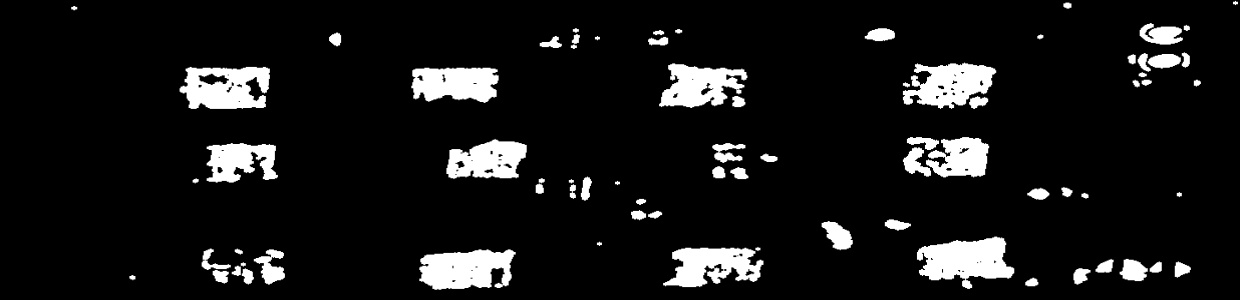
//> input picture Contours/1.jpg, 1240 x 300 px
$ ./Source   (built with g++ and OpenCV 4)
//> lines starting //> are read from the running program, lines starting //| are printed output that depends on the picture; after the words box and inside, x2 and y2 are one past the last pixel; in counts of white or black regions, pixels touching at a corner belong together
#include<iostream>
#include<opencv2/core/core.hpp>
#include<opencv2/highgui/highgui.hpp>
#include<opencv2/opencv.hpp>
#include<algorithm>

using namespace cv;
using namespace std;

void fillRunVectors(const Mat& bwImagetemp, int& NumberOfRuns, vector<int>& stRun, vector<int>& enRun, vector<int>& rowRun)
{
	Mat bwImage;
	threshold(bwImagetemp, bwImage, 100, 255, CV_THRESH_BINARY);
	imshow("1", bwImage);
	for (int i = 0; i < bwImage.rows; i++)
	{
		//uchar* rowData = bwImage.ptr<uchar>(i);
		//uchar* rowData = new uchar[bwImage.cols];
		vector<uchar> rowData;
		for (int k = 0; k < bwImage.cols; k++)
		{
			rowData.push_back(bwImage.at<uchar>(i, k));
		}

		if (rowData[0] == 255)
		{
			NumberOfRuns++;
			stRun.push_back(0);
			rowRun.push_back(i);
		}
		for (int j = 1; j < bwImage.cols; j++)
		{
			if (rowData[j-1] == 0 && rowData[j] == 255)			//列开始处
			{
				int aa = rowData[j - 1];
				int bb = rowData[j];
				NumberOfRuns++;
				stRun.push_back(j);
				rowRun.push_back(i);
			}
			else if (rowData[j-1] == 255 && rowData[j] == 0)	//列结束处
			{
				enRun.push_back(j - 1);
			}
		}
		if (rowData[bwImage.cols - 1])
		{
			enRun.push_back(bwImage.cols - 1);
		}
	}
}

void firstPass(vector<int>& stRun, vector<int>& enRun, vector<int>& rowRun, int NumberOfRuns, vector<int>& runLabels, vector<pair<int, int>>& equicalences, int offset)
{
	runLabels.assign(NumberOfRuns, 0);   //（元素个数，要初始化的值）
	int idxLabel = 1;
	int curRowIdx = 0;
	int firstRunOnCur = 0;
	int firstRunOnPre = 0;
	int lastRunOnPre = -1;
	int maxDif = 0;
	for (int i = 0; i < NumberOfRuns; i++)
	{
		if (rowRun[i] != curRowIdx)		//如果是该行的第一个run，则更新上一行第一个run的最后一个run的序号
		{
			curRowIdx = rowRun[i];		//更新行的序号
			firstRunOnPre = firstRunOnCur;
			lastRunOnPre = i;
			firstRunOnCur = i;
		}
		for (int j = firstRunOnPre; j < lastRunOnPre; j++)		//遍历上一行的所有run，判断是否当前run有重合的区域
		{
			//区域重合且处于相邻的两行
			if (stRun[i] <= enRun[j] + offset && enRun[i] >= stRun[j] - offset && rowRun[i] == rowRun[j] + 1)	//offset：4邻接、8邻接，值为0或1
			{
				if (runLabels[i] == 0)					//没有被标号过
				{
					runLabels[i] = runLabels[j];
				}
				else if (runLabels[i] != runLabels[j])	//已经被标号
				{
					equicalences.push_back(make_pair(runLabels[i], runLabels[j]));	//保存等价对
				}
			}
			if ((lastRunOnPre - firstRunOnPre)>maxDif)
			{
				maxDif = lastRunOnPre - firstRunOnPre;
			}
		}
		if (runLabels[i] == 0)		//没有与前一列任何run重合
		{
			runLabels[i] = idxLabel++;
		}
	}
}

void replaceSameLabel(vector<int>& runLabels, vector<pair<int, int>>& equivalence)
{
	int maxLabel = *max_element(runLabels.begin(), runLabels.end());
	vector<vector<bool>> eqTab(maxLabel, vector<bool>(maxLabel, false));
	vector<pair<int, int>>::iterator vecPairIt = equivalence.begin();
	while (vecPairIt != equivalence.end())
	{
		eqTab[vecPairIt->first - 1][vecPairIt->second - 1] = true;
		eqTab[vecPairIt->second - 1][vecPairIt->first - 1] = true;
		vecPairIt++;
	}
	vector<int> labelFlag(maxLabel, 0);
	vector<vector<int>> equaList;
	vector<int> tempList;
	cout << maxLabel << endl;
	int maxOne = 0;
	int maxTwo = 0;
	for (int i = 1; i <= maxLabel; i++)
	{
		if (labelFlag[i - 1])
		{
			continue;
		}
		labelFlag[i - 1] = equaList.size() + 1;
		tempList.push_back(i);
		int tempSize = tempList.size();
		for (vector<int>::size_type j = 0; j < tempList.size(); j++)
		{
			if (tempList.size() > maxOne)
			{
				maxOne = tempList.size();
			}
			int eqSize = eqTab[tempList[j] - 1].size();
			for (vector<bool>::size_type k = 0; k < eqTab[tempList[j] - 1].size(); k++)
			{
				if (eqTab[tempList[j] - 1].size() > maxTwo)
				{
					maxTwo = eqTab[tempList[j] - 1].size();
				}
				if (eqTab[tempList[j] - 1][k] && !labelFlag[k])
				{
					tempList.push_back(k + 1);
					labelFlag[k] = equaList.size() + 1;
				}
			}
		}
		equaList.push_back(tempList);
		tempList.clear();
	}
	cout << equaList.size() << endl;
	for (vector<int>::size_type i = 0; i < runLabels.size(); i++)
	{
		runLabels[i] = labelFlag[runLabels[i] - 1];
	}
}

void main()
{
	// [29 lines of commented-out code are left out]

	Mat srcImage = imread("1.JPG", 0);
//> srcImage is the input picture: 300 rows x 1240 cols, CV_8UC1; min 0, max 255, mean 22.6
	int numberOfRuns = 0;
	vector<int> stRun;
	vector<int> enRun;
	vector<int> rowRun;
	vector<int> runLabels;
	vector<pair<int, int>> equicalences;
	int offset = 1;
	fillRunVectors(srcImage, numberOfRuns, stRun, enRun, rowRun);
//> in fillRunVectors, `threshold(bwImagetemp, bwImage, 100, 255, CV_THRESH_BINARY);`:
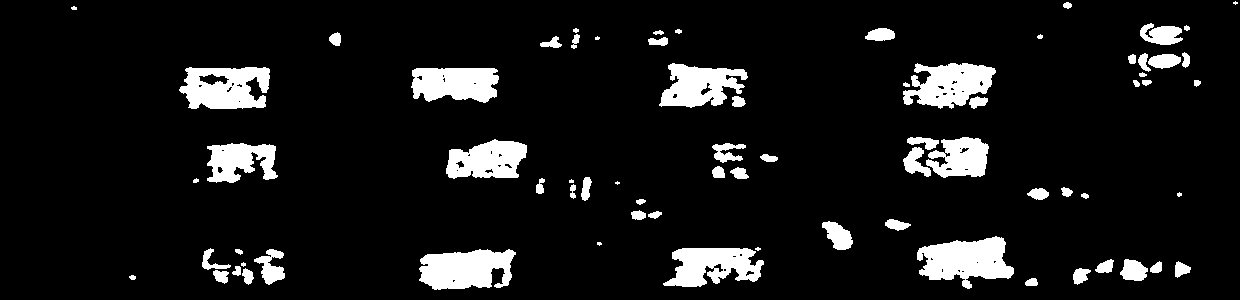
//> bwImage: 300 rows x 1240 cols, CV_8UC1; 9.1% white; 73 white regions (9 under 20 px), largest, box (x1, y1, x2, y2) and area: (917, 236, 1014, 289) 3189, (419, 249, 516, 290) 2997, (179, 67, 270, 109) 2870
//> the loop in fillRunVectors, `for (int i = 0; i < bwImage.rows; i++)` made 300 passes
//> NumberOfRuns on passes 1 to 3: 0, 1, 3
//> after the loop in fillRunVectors, `for (int i = 0; i < bwImage.rows; i++)`: NumberOfRuns = 1689; stRun = 1689 values, max 1235 at index 0, min 71 at index 10, mean 683.9; rowRun = 1689 values from 1 to 289; enRun = 1689 values, max 1237 at index 2, min 74 at index 8, mean 702.9
//> numberOfRuns = 1689; rowRun = 1689 values from 1 to 289
	firstPass(stRun, enRun, rowRun, numberOfRuns, runLabels, equicalences, offset);
//> in firstPass, `runLabels.assign(NumberOfRuns, 0);`: runLabels = 1689 values from 0 to 0
//> the loop in firstPass, `for (int i = 0; i < NumberOfRuns; i++)` made 1689 passes
//> (curRowIdx, maxDif) on passes 1, 2, 4, 6, 8, 9, 11, 13, 15, 16, 17, 18: (1, 0), (2, 1), (3, 2), (4, 2), (5, 2), (6, 2), (7, 2), (8, 2), (9, 2), (23, 2), (24, 2), (25, 2)
//> maxDif on passes 3, 5, 7, 10, 12, 14: 1, 2, 2, 2, 2, 2
//> after the loop in firstPass, `for (int i = 0; i < NumberOfRuns; i++)`: curRowIdx = 289; firstRunOnPre = 1684; lastRunOnPre = 1687; runLabels = 1689 values, max 140 at index 1651, min 1 at index 0, mean 71.45; equicalences = 78 pairs, first 12: [4, 6], [4, 17], [18, 16], [25, 27], [25, 26], [28, 29], [28, 25], [28, 30], [23, 31], [24, 28], [33, 34], [32, 35]; maxDif = 22; idxLabel = 141
	replaceSameLabel(runLabels, equicalences);
//> in replaceSameLabel, `int maxLabel = *max_element(runLabels.begin(), runLabels.end());`: maxLabel = 140
//> in replaceSameLabel, `vector<vector<bool>> eqTab(maxLabel, vector<bool>(maxLabel, false));`: eqTab = 140 items
//> the loop in replaceSameLabel, `while (vecPairIt != equivalence.end())` made 78 passes
//| 140
//> the loop in replaceSameLabel, `for (int i = 1; i <= maxLabel; i++)` made 140 passes
//> after the loop in replaceSameLabel, `for (int i = 1; i <= maxLabel; i++)`: labelFlag = 140 values, max 73 at index 138, min 1 at index 0, mean 36.6; maxOne = 11; maxTwo = 140; equaList = 73 items
//| 73
//> after the loop in replaceSameLabel, `for (vector<int>::size_type i = 0; i < runLabels.size(); i++)`: runLabels = 1689 values, max 73 at index 1592, min 1 at index 0, mean 37.45
	waitKey();
}
